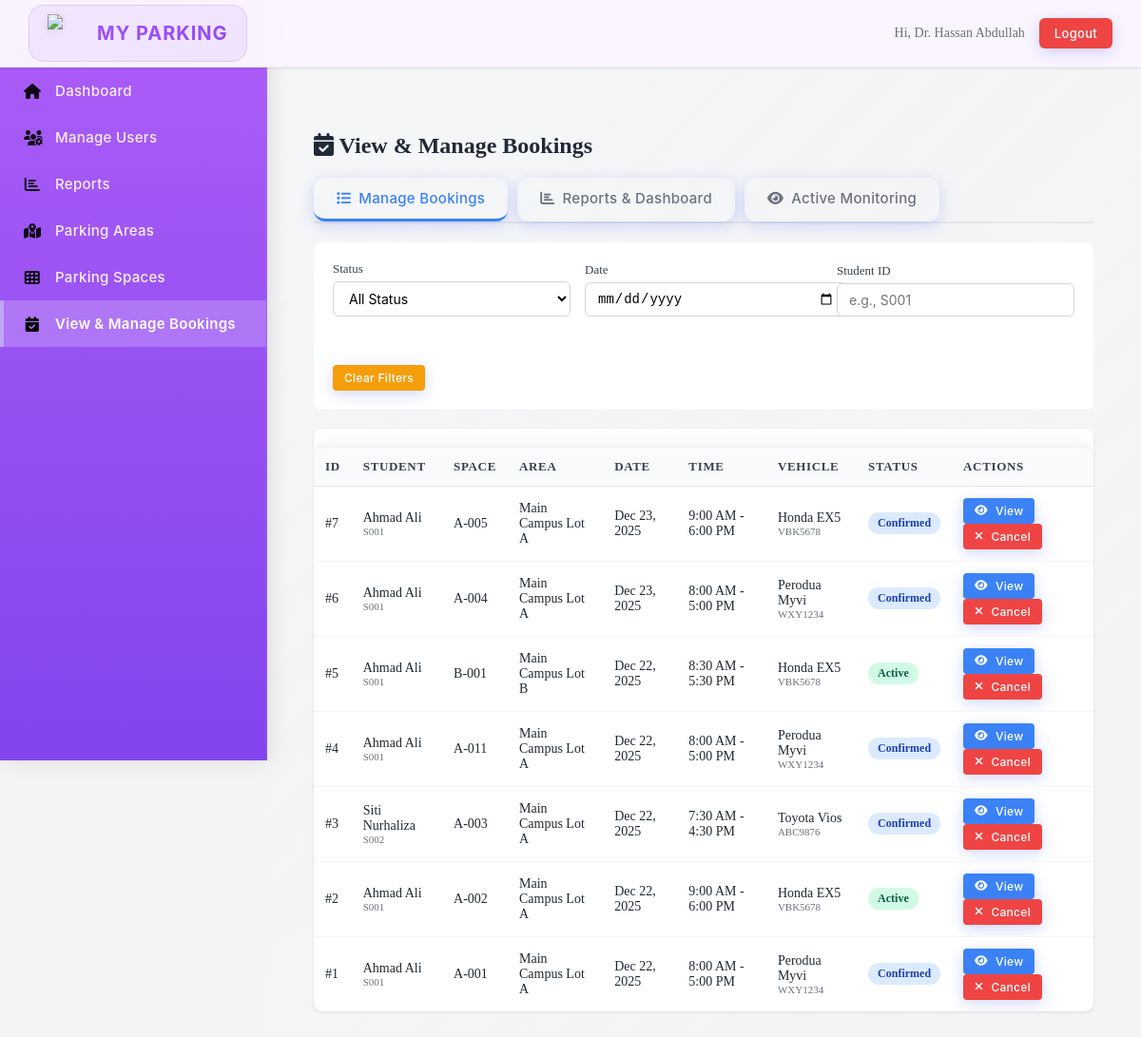
/module03/admin/manage_bookings.php (signed in), run on the app's committed database.
### tables this page shows
CREATE TABLE Booking (
    booking_ID INT PRIMARY KEY AUTO_INCREMENT,
    space_ID INT NOT NULL,
    vehicle_ID INT NOT NULL,
    actual_vehicle_id INT NULL,
    actual_plate_number VARCHAR(15) NULL,
    booking_date DATE NOT NULL,
    start_time TIME NOT NULL,
    end_time TIME NOT NULL,
    actual_start_time DATETIME NULL,
    actual_end_time DATETIME NULL,
    session_started_at DATETIME NULL,
    session_ended_at DATETIME NULL,
    booking_status VARCHAR(20) NOT NULL,
    qr_code_value VARCHAR(50) NOT NULL,
    created_at DATETIME NOT NULL DEFAULT CURRENT_TIMESTAMP,
    FOREIGN KEY (space_ID) REFERENCES ParkingSpace(space_ID) ON DELETE CASCADE ON UPDATE CASCADE,
    FOREIGN KEY (vehicle_ID) REFERENCES Vehicle(vehicle_ID) ON DELETE CASCADE ON UPDATE CASCADE,
    FOREIGN KEY (actual_vehicle_id) REFERENCES Vehicle(vehicle_ID) ON DELETE SET NULL ON UPDATE CASCADE
);

CREATE TABLE User (
    user_ID VARCHAR(10) PRIMARY KEY,
    username VARCHAR(20) NOT NULL,
    email VARCHAR(50) NOT NULL,
    phone_number VARCHAR(20) NULL,
    password VARCHAR(255) NOT NULL,
    user_type VARCHAR(20) NOT NULL,
    created_at DATETIME NOT NULL DEFAULT CURRENT_TIMESTAMP,
    updated_at DATETIME NOT NULL DEFAULT CURRENT_TIMESTAMP ON UPDATE CURRENT_TIMESTAMP
);

CREATE TABLE ParkingSpace (
    space_ID INT PRIMARY KEY AUTO_INCREMENT,
    parkingLot_ID INT NOT NULL,
    space_number VARCHAR(20) NOT NULL,
    qr_code_value VARCHAR(50) NOT NULL,
    created_at DATETIME NOT NULL DEFAULT CURRENT_TIMESTAMP,
    updated_at DATETIME NOT NULL DEFAULT CURRENT_TIMESTAMP ON UPDATE CURRENT_TIMESTAMP,
    FOREIGN KEY (parkingLot_ID) REFERENCES ParkingLot(parkingLot_ID) ON DELETE CASCADE ON UPDATE CASCADE,
    UNIQUE KEY unique_space (parkingLot_ID, space_number)
);

CREATE TABLE ParkingLot (
    parkingLot_ID INT PRIMARY KEY AUTO_INCREMENT,
    parkingLot_name VARCHAR(50) NOT NULL,
    parkingLot_type VARCHAR(30) NOT NULL,
    is_booking_lot BOOLEAN NOT NULL DEFAULT FALSE,
    capacity INT NOT NULL,
    UNIQUE KEY unique_parking_lot_name (parkingLot_name)
);

CREATE TABLE Vehicle (
    vehicle_ID INT PRIMARY KEY AUTO_INCREMENT,
    user_ID VARCHAR(10) NOT NULL,
    vehicle_type VARCHAR(30) NOT NULL,
    vehicle_model VARCHAR(50) NULL,
    license_plate VARCHAR(15) NOT NULL,
    grant_document LONGBLOB NULL,
    grant_status VARCHAR(20) NOT NULL,
    created_at DATETIME NOT NULL DEFAULT CURRENT_TIMESTAMP,
    FOREIGN KEY (user_ID) REFERENCES User(user_ID) ON DELETE CASCADE ON UPDATE CASCADE
);

### module03/admin/manage_bookings.php (the view, shortened to what this page needs)
<?php
$db = getDB();
$filterStudent = $_GET['student'] ?? '';
$filterDate = $_GET['date'] ?? '';
$activeTab = $_GET['tab'] ?? 'manage';
require_once __DIR__ . '/../../layout.php';
?>
<link rel="stylesheet" href="<?php echo APP_BASE_PATH; ?>/module02/admin/manage_parking_areas.css?v=<?php echo time(); ?>">
<div class="booking-container">
    <h2 style="margin-bottom: 20px; color: #1f2937;">
        <i class="fas fa-calendar-check"></i> View & Manage Bookings
    </h2>
    <div class="tabs">
        <button class="tab <?php echo $activeTab === 'manage' ? 'active' : ''; ?>"
                onclick="location.href='?tab=manage'">
            <i class="fas fa-list"></i> Manage Bookings
        </button>
        <button class="tab <?php echo $activeTab === 'reports' ? 'active' : ''; ?>"
                onclick="location.href='?tab=reports'">
            <i class="fas fa-chart-bar"></i> Reports & Dashboard
        </button>
        <button class="tab <?php echo $activeTab === 'monitoring' ? 'active' : ''; ?>"
                onclick="location.href='?tab=monitoring'">
            <i class="fas fa-eye"></i> Active Monitoring
        </button>
    </div>
    <div class="tab-content <?php echo $activeTab === 'manage' ? 'active' : ''; ?>">
        <div class="filter-bar">
            <div class="filter-group">
                <label>Status</label>
                <select id="filter-status" onchange="applyFilters()">
                    <option value="">All Status</option>
                </select>
            </div>
            <div class="filter-group">
                <label>Date</label>
                <input type="date" id="filter-date" value="<?php echo $filterDate; ?>" onchange="applyFilters()">
            </div>
            <div class="filter-group">
                <label>Student ID</label>
                <input type="text" id="filter-student" placeholder="e.g., S001"
                       value="<?php echo htmlspecialchars($filterStudent); ?>" onchange="applyFilters()">
            </div>
            <div class="filter-group">
                <label>&nbsp;</label>
                <button onclick="clearFilters()" class="btn-action btn-update">Clear Filters</button>
            </div>
        </div>
        <div class="table-container">
            <table class="bookings-table">
                <thead>
                    <tr>
                        <th>ID</th>
                        <th>Student</th>
                        <th>Space</th>
                        <th>Area</th>
                        <th>Date</th>
                        <th>Time</th>
                        <th>Vehicle</th>
                        <th>Status</th>
                        <th>Actions</th>
                    </tr>
                </thead>
                <tbody>
                    <?php
                    $whereConditions = [];
                    $params = [];
                    $whereConditions[] = "b.booking_status != 'cancelled'";
                    $whereClause = !empty($whereConditions) ? "WHERE " . implode(" AND ", $whereConditions) : "WHERE b.booking_status != 'cancelled'";
                    $sql = "
                        SELECT
                            b.*,
                            ps.space_number,
                            pl.parkingLot_name,
                            u.user_ID,
                            u.username,
                            v.license_plate as booked_plate,
                            v.vehicle_model,
                            v.vehicle_type,
                            b.actual_plate_number
                        FROM Booking b
                        JOIN ParkingSpace ps ON b.space_ID = ps.space_ID
                        JOIN ParkingLot pl ON ps.parkingLot_ID = pl.parkingLot_ID
                        JOIN Vehicle v ON b.vehicle_ID = v.vehicle_ID
                        JOIN User u ON v.user_ID = u.user_ID
                        $whereClause
                        ORDER BY b.booking_date DESC, b.booking_ID DESC
                        LIMIT 100
                    ";
                    $stmt = $db->prepare($sql);
                    $stmt->execute($params);
                    $bookings = $stmt->fetchAll();
                    if (empty($bookings)):
                    ?>
                    <tr>
                        <td colspan="9" style="text-align: center; padding: 40px; color: #6b7280;">
                            No bookings found
                        </td>
                    </tr>
                    <?php else: ?>
                    <?php foreach ($bookings as $booking): ?>
                    <tr>
                        <td>#<?php echo $booking['booking_ID']; ?></td>
                        <td>
                            <div><?php echo htmlspecialchars($booking['username']); ?></div>
                            <div style="font-size: 11px; color: #6b7280;"><?php echo $booking['user_ID']; ?></div>
                        </td>
                        <td><?php echo htmlspecialchars($booking['space_number']); ?></td>
                        <td><?php echo htmlspecialchars($booking['parkingLot_name']); ?></td>
                        <td><?php echo date('M d, Y', strtotime($booking['booking_date'])); ?></td>
                        <td>
                            <?php
                            if ($booking['start_time'] && $booking['end_time']) {
                                echo date('g:i A', strtotime($booking['start_time'])) . ' - ' . date('g:i A', strtotime($booking['end_time']));
                            } else {
                                echo 'N/A';
                            }
                            ?>
                        </td>
                        <td>
                            <div><?php echo htmlspecialchars($booking['vehicle_model']); ?></div>
                            <div style="font-size: 11px; color: #6b7280;">
                                <?php
                                echo htmlspecialchars($booking['actual_plate_number'] ?: $booking['booked_plate']);
                                ?>
                            </div>
                        </td>
                        <td>
                            <span class="status-badge status-<?php echo $booking['booking_status']; ?>">
                                <?php echo ucfirst($booking['booking_status']); ?>
                            </span>
                        </td>
                        <td>
                            <button onclick='viewBookingDetails(<?php echo json_encode($booking); ?>)'
                                    class="btn-action btn-view">
                                <i class="fas fa-eye"></i> View
                            </button>
                            <?php if ($booking['booking_status'] !== 'completed' && $booking['booking_status'] !== 'cancelled'): ?>
                            <form method="POST" style="display: inline;"
                                  onsubmit="return confirm('Cancel this booking?')">
                                <button type="submit" class="btn-action btn-cancel">
                                    <i class="fas fa-times"></i> Cancel
                                </button>
                            </form>
                            <?php endif; ?>
                        </td>
                    </tr>
                    <?php endforeach; ?>
                    <?php endif; ?>
                </tbody>
            </table>
        </div>
    </div>
</div>
<?php require_once __DIR__ . '/../../layout.php'; renderFooter(); ?>

### layout.php (style rules this page uses)
body { color: #333; margin: 0; padding: 0; display: flex; min-height: 100vh; background-color: #f3f4f6; }
button, .btn { background: linear-gradient(135deg, #667eea 0%, #764ba2 100%); color: #fff; border: none; padding: 12px 24px; border-radius: 12px; cursor: pointer; font-weight: 600; font-family: 'Inter', 'Segoe UI', -apple-system, BlinkMacSystemFont, sans-serif; font-size: clamp(12px, 1.2vw, 14px); letter-spacing: 0.3px; text-decoration: none; display: inline-flex; align-items: center; gap: 8px; transition: all 0.3s cubic-bezier(0.4, 0, 0.2, 1); box-shadow: 0 4px 15px rgba(102, 126, 234, 0.3); position: relative; overflow: hidden; white-space: nowrap; }
button::before, .btn::before { content: ''; position: absolute; top: 0; left: -100%; width: 100%; height: 100%; background: linear-gradient(90deg, transparent, rgba(255, 255, 255, 0.2), transparent); transition: left 0.5s; }
input[type="text"], input[type="email"], input[type="tel"], input[type="password"], select, textarea { width: 100%; padding: 12px; border: 2px solid #e5e7eb; border-radius: 10px; font-size: 14px; font-family: 'Inter', 'Segoe UI', sans-serif; transition: all 0.3s ease; box-sizing: border-box; margin-bottom: 15px; }
label { display: block; margin-bottom: 8px; font-weight: 600; color: #374151; font-size: 14px; }
table { width: 100%; border-collapse: collapse; margin-top: 20px; border-radius: 12px; overflow: hidden; box-shadow: 0 0 20px rgba(0, 0, 0, 0.1); display: table; }
th, td { text-align: left; padding: 15px 20px; border-bottom: 1px solid rgba(0, 0, 0, 0.05); font-size: clamp(11px, 1.2vw, 14px); transition: background 0.3s ease; word-wrap: break-word; max-width: 200px; overflow: hidden; text-overflow: ellipsis; }
th { background: linear-gradient(135deg, #f8fafc 0%, #e2e8f0 100%); text-transform: uppercase; letter-spacing: 0.05em; font-size: clamp(10px, 1vw, 12px); font-weight: 700; color: #4a5568; border-bottom: 2px solid #e2e8f0; white-space: nowrap; }
tbody tr:last-child td { border-bottom: none; }
@media (max-width: 1400px) { th, td { padding: 12px 15px; } }
label { font-weight: 600; font-size: 14px; display: block; margin-bottom: 8px; color: #374151; }
input, select, textarea { width: 100%; padding: 12px 16px; border-radius: 12px; border: 2px solid #e5e7eb; margin-bottom: 15px; font-size: 14px; transition: all 0.3s ease; background: rgba(255, 255, 255, 0.9); }
.admin-theme { position: relative; }

### module03/admin/manage_bookings.php (style rules this page uses)
.booking-container { padding: 20px; }
.tabs { display: flex; gap: 10px; margin-bottom: 20px; border-bottom: 2px solid #e5e7eb; }
.tab { padding: 12px 24px; background: transparent; border: none; border-bottom: 3px solid transparent; cursor: pointer; font-size: 15px; font-weight: 500; color: #6b7280; transition: all 0.2s; }
.tab.active { color: #3b82f6; border-bottom-color: #3b82f6; }
.tab-content { display: none; }
.tab-content.active { display: block; }
.filter-bar { background: white; padding: 20px; border-radius: 8px; margin-bottom: 20px; display: flex; gap: 15px; flex-wrap: wrap; align-items: end; }
.filter-group { flex: 1; min-width: 200px; }
.filter-group label { display: block; margin-bottom: 5px; font-size: 13px; font-weight: 500; color: #374151; }
.filter-group input, .filter-group select { width: 100%; padding: 8px 12px; border: 1px solid #d1d5db; border-radius: 6px; font-size: 14px; }
.table-container { background: white; border-radius: 8px; overflow: hidden; box-shadow: 0 1px 3px rgba(0,0,0,0.1); }
.bookings-table { width: 100%; border-collapse: collapse; }
.bookings-table th { background: #f9fafb; padding: 12px; text-align: left; font-size: 13px; font-weight: 600; color: #374151; border-bottom: 1px solid #e5e7eb; }
.bookings-table td { padding: 12px; border-bottom: 1px solid #f3f4f6; font-size: 14px; color: #1f2937; }
.status-badge { display: inline-block; padding: 4px 10px; border-radius: 12px; font-size: 12px; font-weight: 600; }
.status-confirmed { background: #dbeafe; color: #1e40af; }
.status-active { background: #d1fae5; color: #065f46; }
.btn-action { padding: 6px 12px; font-size: 12px; border: none; border-radius: 4px; cursor: pointer; font-weight: 500; margin-right: 5px; }
.btn-view { background: #3b82f6; color: white; }
.btn-cancel { background: #ef4444; color: white; }
.btn-update { background: #f59e0b; color: white; }

### data on the page
booking: booking_ID "7", user.username "Ahmad Ali", user.user_ID "S001", space_ID.space_number "A-005", parkinglot.parkingLot_name "Main Campus Lot A", booking_date "Dec 23, 2025", start_time "9:00 AM", end_time "6:00 PM", vehicle_ID.vehicle_model "Honda EX5", vehicle_ID.license_plate "VBK5678", booking_status "Confirmed"
booking: booking_ID "6", user.username "Ahmad Ali", user.user_ID "S001", space_ID.space_number "A-004", parkinglot.parkingLot_name "Main Campus Lot A", booking_date "Dec 23, 2025", start_time "8:00 AM", end_time "5:00 PM", vehicle_ID.vehicle_model "Perodua Myvi", vehicle_ID.license_plate "WXY1234", booking_status "Confirmed"
booking: booking_ID "5", user.username "Ahmad Ali", user.user_ID "S001", space_ID.space_number "B-001", parkinglot.parkingLot_name "Main Campus Lot B", booking_date "Dec 22, 2025", start_time "8:30 AM", end_time "5:30 PM", vehicle_ID.vehicle_model "Honda EX5", vehicle_ID.license_plate "VBK5678", booking_status "Active"
booking: booking_ID "4", user.username "Ahmad Ali", user.user_ID "S001", space_ID.space_number "A-011", parkinglot.parkingLot_name "Main Campus Lot A", booking_date "Dec 22, 2025", start_time "8:00 AM", end_time "5:00 PM", vehicle_ID.vehicle_model "Perodua Myvi", vehicle_ID.license_plate "WXY1234", booking_status "Confirmed"
booking: booking_ID "3", user.username "Siti Nurhaliza", user.user_ID "S002", space_ID.space_number "A-003", parkinglot.parkingLot_name "Main Campus Lot A", booking_date "Dec 22, 2025", start_time "7:30 AM", end_time "4:30 PM", vehicle_ID.vehicle_model "Toyota Vios", vehicle_ID.license_plate "ABC9876", booking_status "Confirmed"
booking: booking_ID "2", user.username "Ahmad Ali", user.user_ID "S001", space_ID.space_number "A-002", parkinglot.parkingLot_name "Main Campus Lot A", booking_date "Dec 22, 2025", start_time "9:00 AM", end_time "6:00 PM", vehicle_ID.vehicle_model "Honda EX5", vehicle_ID.license_plate "VBK5678", booking_status "Active"
booking: booking_ID "1", user.username "Ahmad Ali", user.user_ID "S001", space_ID.space_number "A-001", parkinglot.parkingLot_name "Main Campus Lot A", booking_date "Dec 22, 2025", start_time "8:00 AM", end_time "5:00 PM", vehicle_ID.vehicle_model "Perodua Myvi", vehicle_ID.license_plate "WXY1234", booking_status "Confirmed"

### other printed values
$user['username'] "Dr. Hassan Abdullah"
